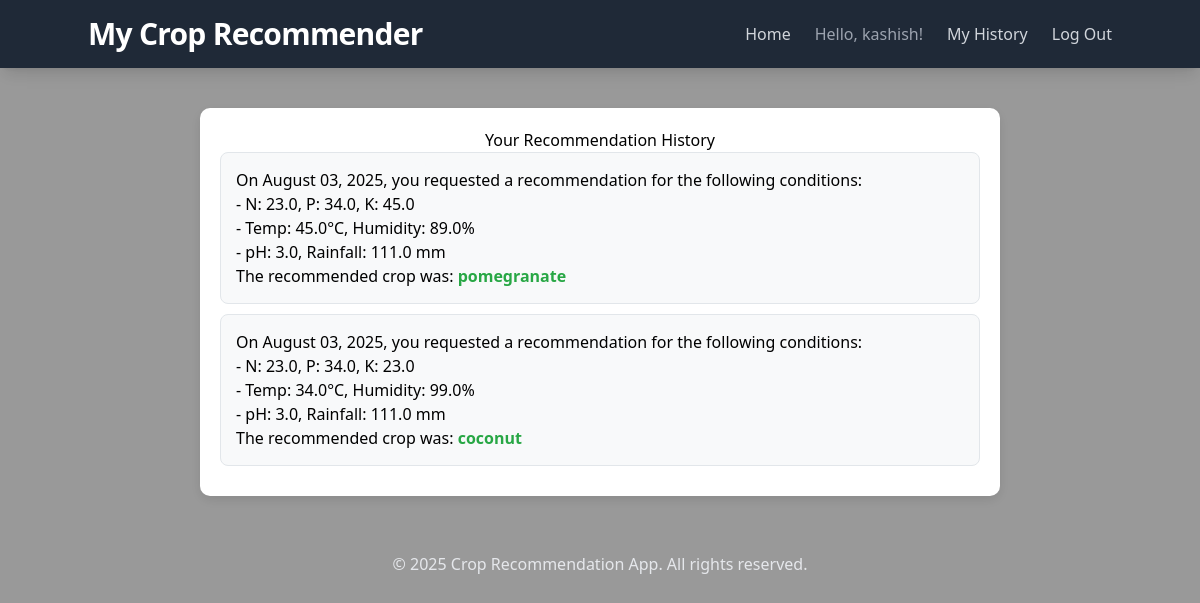
The page /users/history/ (signed in) on the database as committed earlier.
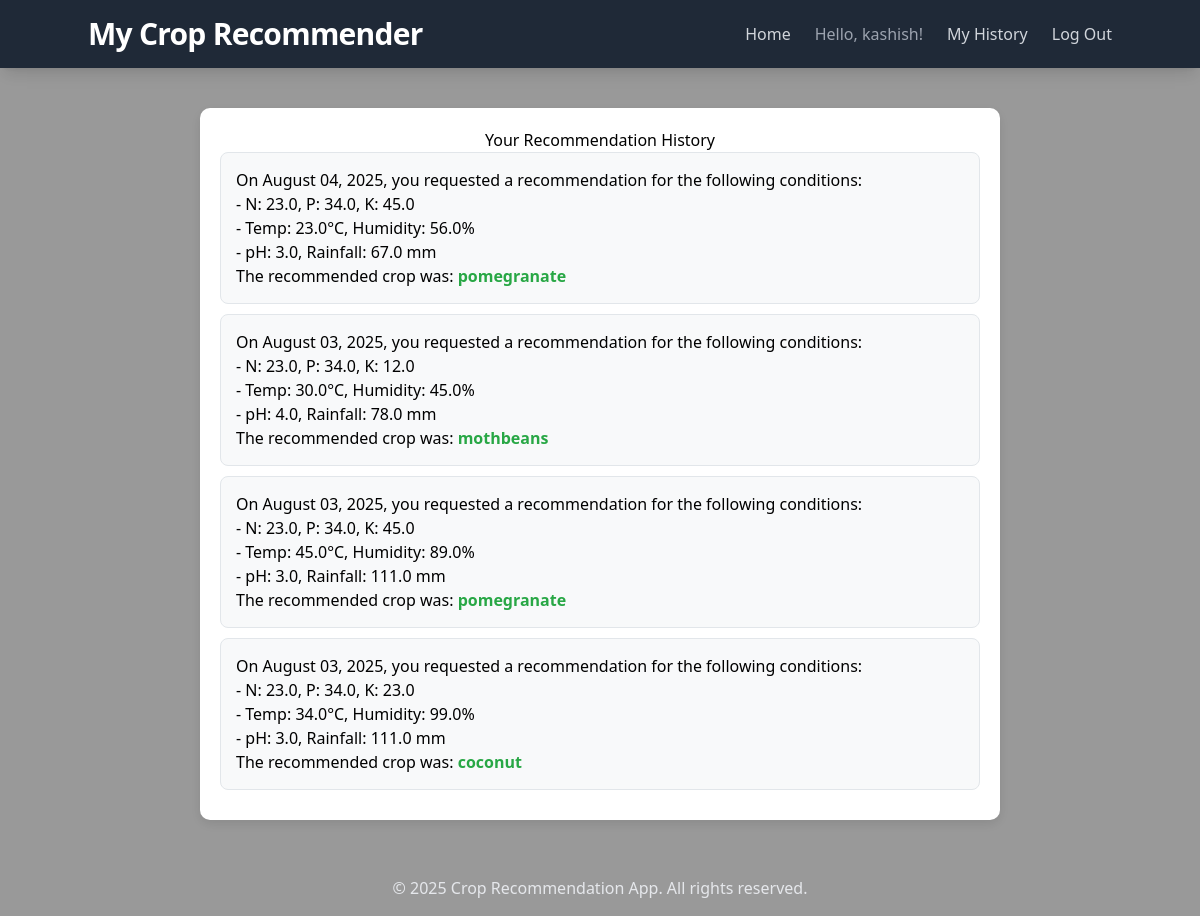
The same page on the database as committed later.
### users/models.py (models this page shows, shortened)
class RecommendationHistory(models.Model):
    user = models.ForeignKey(User, on_delete=models.CASCADE)
    nitrogen = models.FloatField()
    phosphorus = models.FloatField()
    potassium = models.FloatField()
    ph = models.FloatField()
    rainfall = models.FloatField()
    temperature = models.FloatField()
    humidity = models.FloatField()
    recommended_crop = models.CharField(max_length=100)
    date_recommended = models.DateTimeField(auto_now_add=True)

### users/views.py (the view)
# urls.py: path('history/', views.recommendation_history, name='recommendation_history'),
@login_required # This decorator ensures only logged-in users can see this page
def recommendation_history(request):
    history = RecommendationHistory.objects.filter(user=request.user).order_by('-date_recommended')
    context = {
        'history': history
    }
    return render(request, 'users/history.html', context)

### templates/users/history.html (shortened to what this page needs)
{% extends "main.html" %}
{% block content %}
    <div class="history-container">
        <h2>Your Recommendation History</h2>
        {% if history %}
            <ul>
                {% for rec in history %}
                    <li>
                        On {{ rec.date_recommended|date:"F d, Y" }}, you requested a recommendation for the following conditions:
                        <br>
                        - N: {{ rec.nitrogen }}, P: {{ rec.phosphorus }}, K: {{ rec.potassium }}
                        <br>
                        - Temp: {{ rec.temperature }}°C, Humidity: {{ rec.humidity }}%
                        <br>
                        - pH: {{ rec.ph }}, Rainfall: {{ rec.rainfall }} mm
                        <br>
                        The recommended crop was: <strong>{{ rec.recommended_crop }}</strong>
                    </li>
                {% endfor %}
            </ul>
        {% else %}
            <p>You don't have any past recommendations yet. Make a recommendation to see it here!</p>
        {% endif %}
    </div>
{% endblock %}

### templates/main.html (shortened to what this page needs)
<!DOCTYPE html>
<html lang="en">
<head>
    <script src="https://cdn.tailwindcss.com"></script>
</head>
<body class="min-h-screen">
    <header class="bg-gray-800 text-white p-4 shadow-lg sticky top-0 z-50">
        <div class="container mx-auto flex flex-col sm:flex-row items-center justify-between">
            <h1 class="text-3xl font-bold tracking-tight mb-2 sm:mb-0">My Crop Recommender</h1>
            <nav class="flex items-center space-x-6 mt-2 sm:mt-0">
                <a href="{% url 'home' %}" class="nav-link text-gray-300 hover:text-white transition-colors duration-200">Home</a>
                {% if user.is_authenticated %}
                    <span class="text-gray-400">Hello, {{ user.username }}!</span>
                    <a href="{% url 'recommendation_history' %}" class="nav-link text-gray-300 hover:text-white transition-colors duration-200">My History</a>
                    <form action="{% url 'logout' %}" method="post" class="inline">
                        <button type="submit" class="text-gray-300 hover:text-white transition-colors duration-200">Log Out</button>
                    </form>
                {% else %}
                    <a href="{% url 'login' %}" class="nav-link text-gray-300 hover:text-white transition-colors duration-200">Log In</a>
                    <a href="{% url 'signup' %}" class="nav-link text-gray-300 hover:text-white transition-colors duration-200">Sign Up</a>
                {% endif %}
            </nav>
        </div>
    </header>
    <main class="container mx-auto mt-8 px-4">
        {% block content %}{% endblock %}
    </main>
    <footer class="mt-8 py-4 text-center text-gray-200">
        <p>&copy; 2025 Crop Recommendation App. All rights reserved.</p>
    </footer>
</body>
</html>

### templates/main.html (style rules this page uses)
body { background-image: url('https://images.unsplash.com/photo-1579546929949-ef0393226a27?crop=entropy&cs=tinysrgb&fit=max&fm=jpg&ixid=M3wxMjA3fDB8MXxhbGx8fHx8fHx8fHwxNjk5MjEzMjAyfA&ixlib=rb-4.0.3&q=80&w=1080'); background-size: cover; background-position: center; background-attachment: fixed; position: relative; }
body::before { content: ''; position: absolute; top: 0; left: 0; width: 100%; height: 100%; background-color: rgba(0, 0, 0, 0.4); z-index: -1; }
.nav-link { transition: color 0.2s ease-in-out; text-decoration: none; }

### templates/users/history.html (style rules this page uses)
.history-container { max-width: 800px; margin: 40px auto; padding: 20px; background-color: #ffffff; border-radius: 10px; box-shadow: 0 4px 12px rgba(0, 0, 0, 0.1); }
h2 { text-align: center; }
ul { list-style-type: none; padding: 0; }
li { background-color: #f8f9fa; border: 1px solid #e2e6ea; margin-bottom: 10px; padding: 15px; border-radius: 8px; }
li strong { color: #28a745; }

Rows that differ between the two databases and show on the page:
added RecommendationHistory: date_recommended "August 04, 2025", nitrogen "23.0", phosphorus "34.0", potassium "45.0", temperature "23.0", humidity "56.0", ph "3.0", rainfall "67.0", recommended_crop "pomegranate"
added RecommendationHistory: date_recommended "August 03, 2025", nitrogen "23.0", phosphorus "34.0", potassium "12.0", temperature "30.0", humidity "45.0", ph "4.0", rainfall "78.0", recommended_crop "mothbeans"
